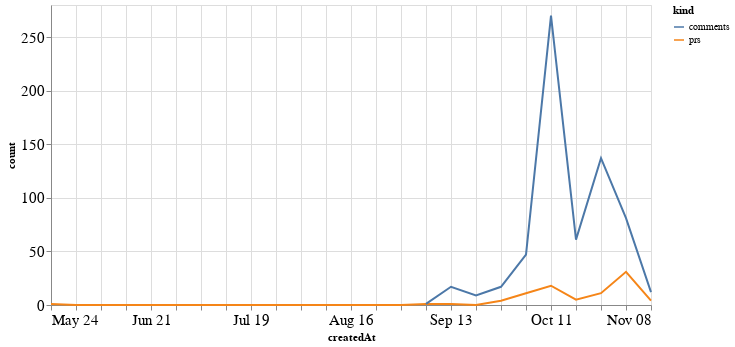

Source (notebook cell):
### Code cell
alt.Chart(total_time, width=600).mark_line().encode(
    x='createdAt',
    y='count',
    color='kind'
)

### Figure 1 — Vega-Lite specification as saved in the notebook (floating-point values rounded to 4 significant figures)
{"config": {"axisLeft": {"labelFontSize": 15}, "axisBottom": {"labelFontSize": 15}}, "data": {"name": "data-87ff41ca23b0f4bd441b1e38d585a6af"}, "mark": "line", "encoding": {"color": {"type": "nominal", "field": "kind"}, "x": {"type": "temporal", "field": "createdAt"}, "y": {"type": "quantitative", "field": "count"}}, "width": 600, "$schema": "https://vega.github.io/schema/vega-lite/v4.8.1.json", "datasets": {"data-87ff41ca23b0f4bd441b1e38d585a6af": [{"createdAt": "2020-05-24T00:00:00", "kind": "prs", "count": 1.0}, {"createdAt": "2020-05-31T00:00:00", "kind": "prs", "count": 0.0}, {"createdAt": "2020-06-07T00:00:00", "kind": "prs", "count": 0.0}, {"createdAt": "2020-06-14T00:00:00", "kind": "prs", "count": 0.0}, {"createdAt": "2020-06-21T00:00:00", "kind": "prs", "count": 0.0}, {"createdAt": "2020-06-28T00:00:00", "kind": "prs", "count": 0.0}, {"createdAt": "2020-07-05T00:00:00", "kind": "prs", "count": 0.0}, {"createdAt": "2020-07-12T00:00:00", "kind": "prs", "count": 0.0}, {"createdAt": "2020-07-19T00:00:00", "kind": "prs", "count": 0.0}, {"createdAt": "2020-07-26T00:00:00", "kind": "prs", "count": 0.0}, {"createdAt": "2020-08-02T00:00:00", "kind": "prs", "count": 0.0}, {"createdAt": "2020-08-09T00:00:00", "kind": "prs", "count": 0.0}, {"createdAt": "2020-08-16T00:00:00", "kind": "prs", "count": 0.0}, {"createdAt": "2020-08-23T00:00:00", "kind": "prs", "count": 0.0}, {"createdAt": "2020-08-30T00:00:00", "kind": "prs", "count": 0.0}, {"createdAt": "2020-09-06T00:00:00", "kind": "prs", "count": 1.0}, {"createdAt": "2020-09-13T00:00:00", "kind": "prs", "count": 1.0}, {"createdAt": "2020-09-20T00:00:00", "kind": "prs", "count": 0.0}, {"createdAt": "2020-09-27T00:00:00", "kind": "prs", "count": 4.0}, {"createdAt": "2020-10-04T00:00:00", "kind": "prs", "count": 11.0}, {"createdAt": "2020-10-11T00:00:00", "kind": "prs", "count": 18.0}, {"createdAt": "2020-10-18T00:00:00", "kind": "prs", "count": 5.0}, {"createdAt": "2020-10-25T00:00:00", "kind": "prs", "count": 11.0}, {"createdAt": "2020-11-01T00:00:00", "kind": "prs", "count": 31.0}, {"createdAt": "2020-11-08T00:00:00", "kind": "prs", "count": 4.0}, {"createdAt": "2020-05-24T00:00:00", "kind": "comments", "count": null}, {"createdAt": "2020-05-31T00:00:00", "kind": "comments", "count": null}, {"createdAt": "2020-06-07T00:00:00", "kind": "comments", "count": null}, {"createdAt": "2020-06-14T00:00:00", "kind": "comments", "count": null}, {"createdAt": "2020-06-21T00:00:00", "kind": "comments", "count": null}, {"createdAt": "2020-06-28T00:00:00", "kind": "comments", "count": null}, {"createdAt": "2020-07-05T00:00:00", "kind": "comments", "count": null}, {"createdAt": "2020-07-12T00:00:00", "kind": "comments", "count": null}, {"createdAt": "2020-07-19T00:00:00", "kind": "comments", "count": null}, {"createdAt": "2020-07-26T00:00:00", "kind": "comments", "count": null}, {"createdAt": "2020-08-02T00:00:00", "kind": "comments", "count": null}, {"createdAt": "2020-08-09T00:00:00", "kind": "comments", "count": null}, {"createdAt": "2020-08-16T00:00:00", "kind": "comments", "count": null}, {"createdAt": "2020-08-23T00:00:00", "kind": "comments", "count": null}, {"createdAt": "2020-08-30T00:00:00", "kind": "comments", "count": null}, {"createdAt": "2020-09-06T00:00:00", "kind": "comments", "count": 1.0}, {"createdAt": "2020-09-13T00:00:00", "kind": "comments", "count": 17.0}, {"createdAt": "2020-09-20T00:00:00", "kind": "comments", "count": 9.0}, {"createdAt": "2020-09-27T00:00:00", "kind": "comments", "count": 17.0}, {"createdAt": "2020-10-04T00:00:00", "kind": "comments", "count": 47.0}, {"createdAt": "2020-10-11T00:00:00", "kind": "comments", "count": 270.0}, {"createdAt": "2020-10-18T00:00:00", "kind": "comments", "count": 61.0}, {"createdAt": "2020-10-25T00:00:00", "kind": "comments", "count": 137.0}, {"createdAt": "2020-11-01T00:00:00", "kind": "comments", "count": 81.0}, {"createdAt": "2020-11-08T00:00:00", "kind": "comments", "count": 12.0}]}}
